Frame 1 (no input): blank canvas, image omitted
Frame 60 (the mouse pressed at the canvas centre just before this capture): blank canvas, image omitted
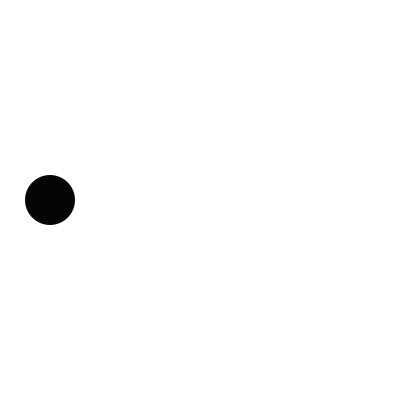
Frame 120 (the mouse held since frame 60 and released just before this capture)

The Processing sketch whose frames 1 and 60 were blank and that drew this single picture after the mouse press (run headless with seeded random() and noise(); from frame 60 on, the mouse is pressed at the canvas centre):

// Processing sketch: ObjectOrientedGame
// ── ObjectOrientedGame.pde
float timeline = 0;
float mousePressTimeline = 0;

ArrayList<RegularNote> noteList = new ArrayList<RegularNote>();

void setup()
{
  size(400,400);
  frameRate(60);
  
  for (int i = 0; i < 4; i++)
  {
    noteList.add(new RegularNote(new PVector(50 + i*100,200), 5 + i*.5, 50));
  }
}

void UpdateTimeline()
{
  timeline = millis()/1000.0;
}

void draw()
{
  UpdateTimeline();
  
  background(255);
  
  for (RegularNote note : noteList)
  {
    note.CheckHit();
    note.Display();
  }
}

void mousePressed()
{
  mousePressTimeline = timeline;
}

void mouseReleased()
{
}

// ── RegularNote.pde
class RegularNote
{
  PVector position;
  
  float noteTimeHit, noteRadius;
  
  boolean noteHit;
  
  RegularNote(PVector origin, float timeHit, float radius)
  {
    position = origin;
    noteTimeHit = timeHit;
    noteRadius = radius;
  }
  
  void Display()
  {
    if (noteTimeHit - timeline > 3 || noteHit)
    {
      return;
    }
    
    if (noteTimeHit - timeline > 0)
    {
      fill(150 - (noteTimeHit - timeline)*50.0);
    }
    else
    {
      fill(255,0,0);
    }
      
    noStroke();
    circle(position.x, position.y, noteRadius);
  }
  
  void CheckHit()
  {
    if (noteHit || timeline - mousePressTimeline > .1 || sqrt(pow(abs(mouseX - position.x),2) + pow(abs(mouseY - position.y),2)) > noteRadius)
    {
      return;
    }
    
    if (noteTimeHit - timeline < 0)
    {
      noteHit = true;
    }
  }
}

// ── Utilities.pde
PVector bezierCurveInterpolate(PVector pointA, PVector pointB, PVector pointC, float T)
{
  return pointA.copy().lerp(pointC, T).lerp(pointB, T);
}
